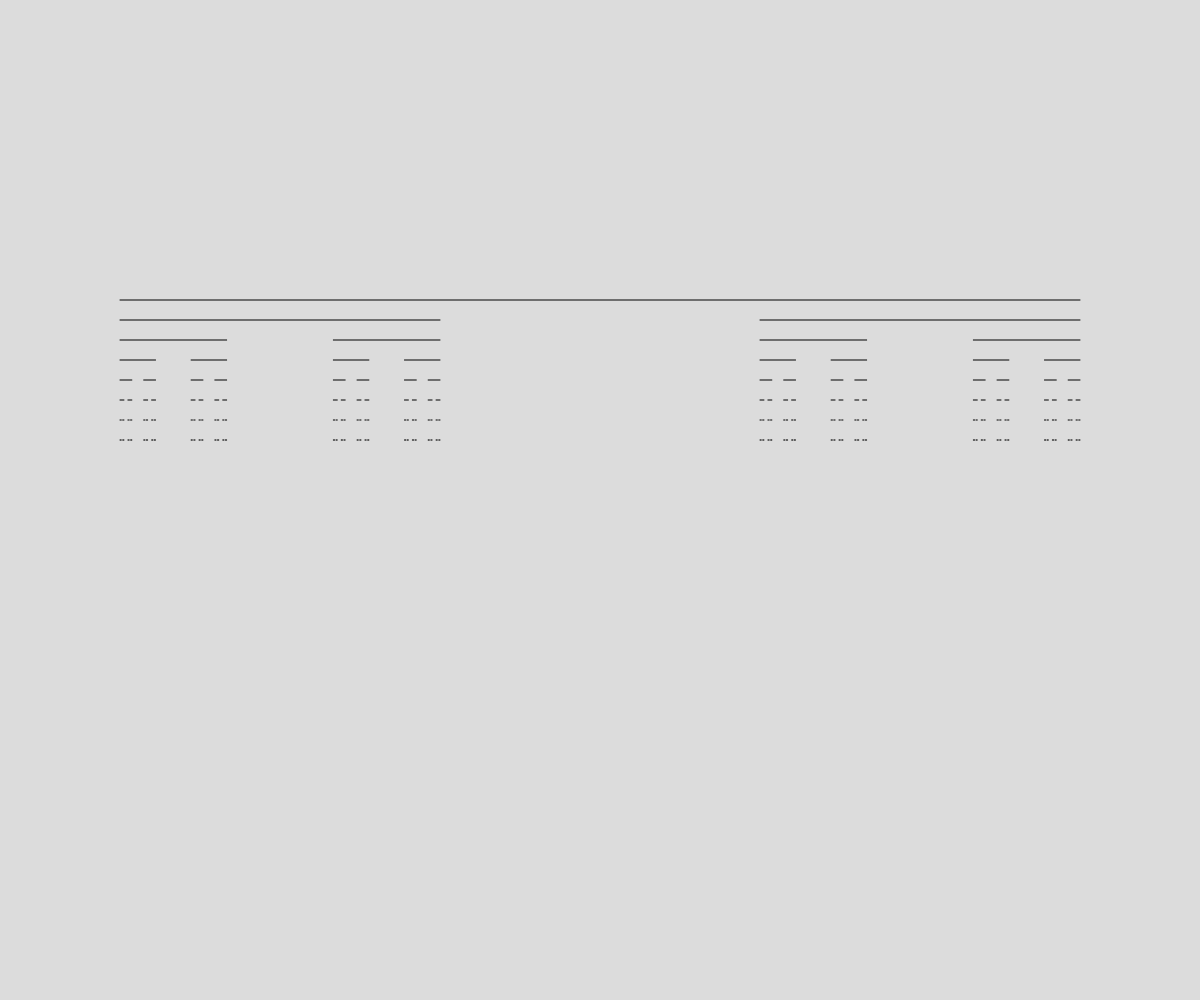
Frame 1 (no input)
Frame 2 (the mouse pressed at the canvas centre, redrawn once): identical to frame 1, image omitted

The p5.js sketch that drew this single still picture (run headless with seeded random() and noise() and a simulated clock; the mouse was pressed at the canvas centre and the sketch redrawn once):

// p5.js sketch
// ── sketch.js
// Project Title
// Your Name
// Date
//
// Extra for Experts:
// - describe what you did to take this project "above and beyond"


function setup() {
  createCanvas(windowWidth, windowHeight);
  noLoop();
}

function draw() {
  background(220);
  cantor(width * 0.1, height * 0.3, width * 0.8, 9);
}

function cantor(x, y, len, depth) {
  if (depth > 1) {
    line(x, y, x + len, y);
    y += 20;
    cantor(x, y, len / 3, depth - 1);
    cantor(x + len * 2 / 3, y, len / 3, depth - 1);
  }
}
